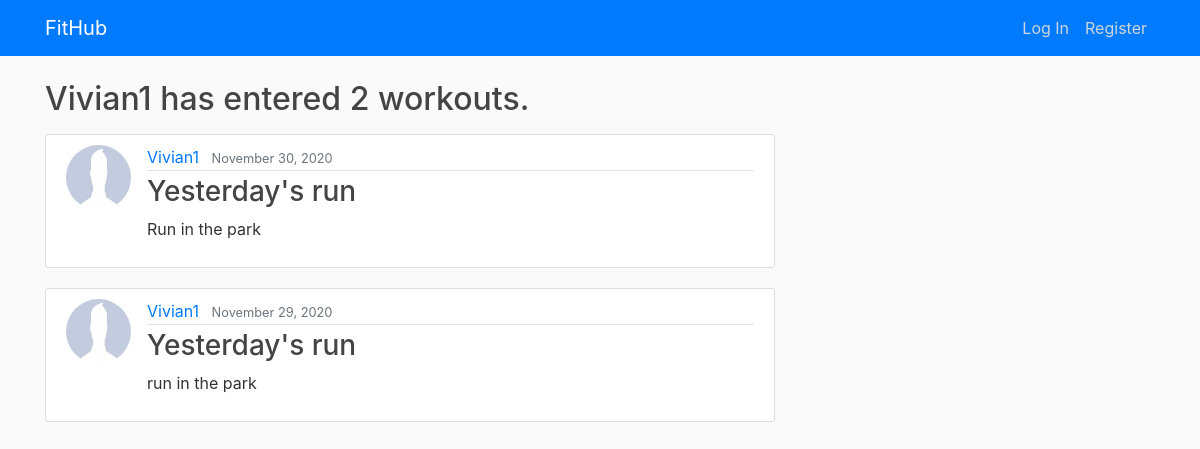
The app's page /user/Vivian1, older data.
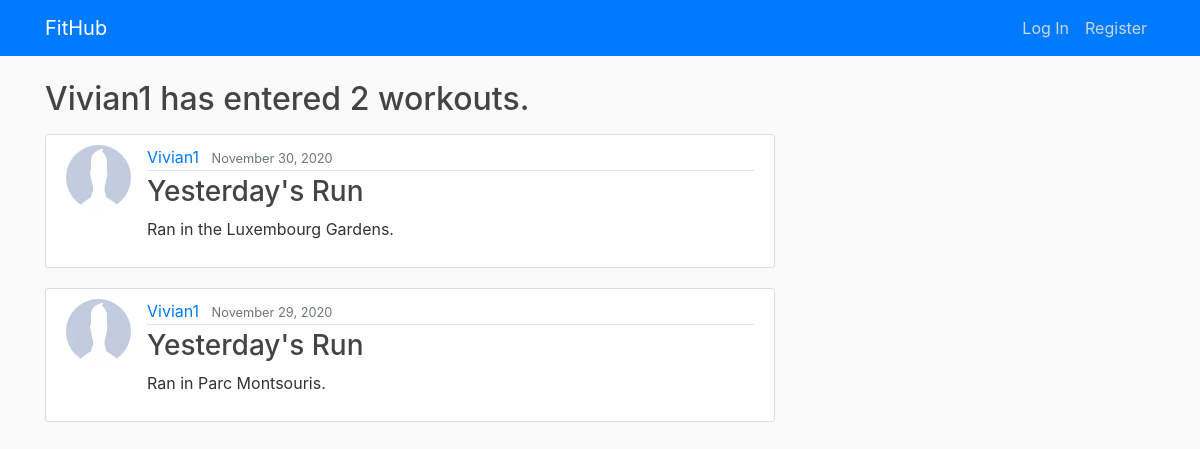
The same page, newer data.
### blog/models.py (models this page shows, shortened)
class Workout(models.Model):
    date = models.DateTimeField(default=timezone.now)
    start_time = models.DateTimeField(default=timezone.now)
    end_time = models.DateTimeField(default=timezone.now)
    title = models.CharField(max_length=75)
    description = models.TextField()
    class SportChoices(models.TextChoices):
        CYCLING = 'Cycling', _('Cycling')
        HIKING = 'Hiking', _('Hiking')
        LIFTING = 'Lifting Weights', _('Lifting Weights')
        RUNNING = 'Running', _('Running')
        SWIMMING = 'Swimming', _('Swimming')
        WALKING = 'Walking', _('Walking')
        YOGA = 'Yoga', _('Yoga')
    sport = models.CharField(
        max_length=15,
        choices=SportChoices.choices,
        default=SportChoices.RUNNING,
        blank=False
    )
    class TypeChoices(models.TextChoices):
        DISTANCE = 'Distance', _('Distance')
        INTERVAL = 'Interval', _('Interval')
        NONE = 'None', _('None')
        RACE = 'Race', _('Race')
        STRESS = 'Stress Relief', _('Stress Relief')
        TYPE_WORKOUT = 'Workout', _('Workout')
    type = models.CharField(
        max_length=15,
        choices=TypeChoices.choices,
        default=TypeChoices.NONE,
        blank=False
    )
    distance = models.DecimalField(max_digits=5, decimal_places=2)
    class MetChoices(models.TextChoices):
        EASY = 'Easy', _('Easy')
        MODERATE = 'Medium', _('Moderate')
        HARD = 'Hard', _('Hard')
    workout_intensity = models.CharField(
        max_length=10,
        choices=MetChoices.choices,
        default=MetChoices.MODERATE,
        blank=False
    )
    athlete = models.ForeignKey(User, on_delete=models.CASCADE)

### users/models.py (models this page shows, shortened)
class Profile(models.Model):
	user = models.OneToOneField(User, on_delete=models.CASCADE)
	image = models.ImageField(default='default.jpg', upload_to='profile_pics')

### blog/views.py (the view)
# urls.py: path("user/<str:username>",UserPostListView.as_view(), name="user-posts"),
class UserPostListView(ListView):
    model = Workout
    template_name = 'blog/user_posts.html'
    context_object_name = 'workouts'
    paginate_by = 5
    def get_queryset(self):
        user = get_object_or_404(User, username=self.kwargs.get('username'))
        return Workout.objects.filter(athlete=user).order_by('-date')

### blog/templates/blog/user_posts.html (shortened to what this page needs)
{% extends "blog/base.html" %}
	 {% block content %}
		  <h2 class ="mb-3">{{ view.kwargs.username}} has entered {{ page_obj.paginator.count }} workouts.</h2>
          {% for workout in workouts %}
	    	   <article class="media content-section">
                   <img class="rounded-circle article-img" src="{{workout.athlete.profile.image.url}}">
                   <div class="media-body">
                   <div class="article-metadata">
                        <a class="mr-2" href="{% url 'user-posts' workout.athlete.username %}">{{ workout.athlete }}</a>
                        <small class="text-muted">{{ workout.date | date:"F j, Y" }}</small>
                   </div>
                   <h3><a class="article-title" href="{% url 'workout-detail' workout.id %}">{{ workout.title }}</a></h3>
                        <p class="article-content"> {{ workout.description }}</p>
                   </div>
			   </article>
	      {% endfor %}
{% endblock content %}

Row changes from the older to the newer data that the page shows:
changed Workout: title "Yesterday's run" → "Yesterday's Run"; description "Run in the park" → "Ran in the Luxembourg Gardens."
changed Workout: title "Yesterday's run" → "Yesterday's Run"; description "run in the park" → "Ran in Parc Montsouris."
